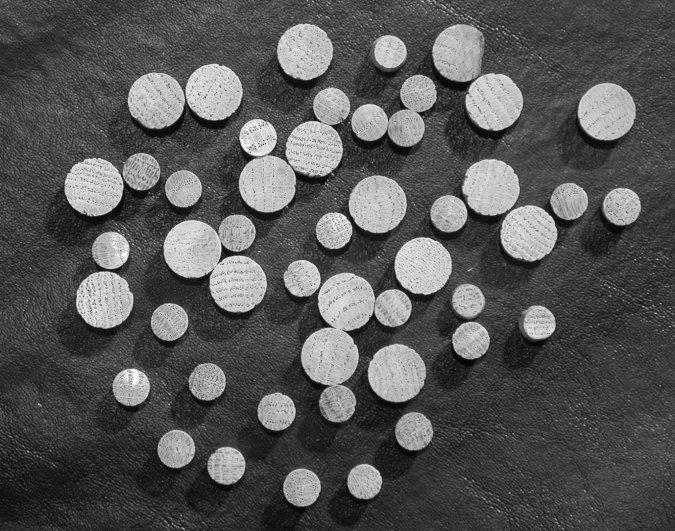
#> input picture DIP3E_Original/CH09_Images/Fig0941(a)(wood_dowels).tif, 675 x 531 px
$ python NG09-MorphologicalGranulometry.py
#> lines starting #> are read from the running program, lines starting #| are printed output that depends on the picture
#!/bin/env python
#
# 形态学粒度测定
#

import cv2 as cv
import numpy as np
import matplotlib.pyplot as plt

def smoothing(gray_im, plot: plt.Axes = None):
    '''形态学平滑图像 - 先开运算再闭运算'''
    # 半径为5的圆盘结构元
    r = 5
    w = h = 2 * r + 1
    se = cv.getStructuringElement(cv.MORPH_ELLIPSE, (w,h))
    mo_im = cv.morphologyEx(gray_im, cv.MORPH_OPEN, se)
    mc_im = cv.morphologyEx(mo_im, cv.MORPH_CLOSE, se)

    if plot is not None:
        plot.set_title('morphological smoothing')
        plot.set_xticks([])
        plot.set_yticks([])
        plot.imshow(mc_im, cmap='gray')

    return mc_im

if __name__ == '__main__':
    figure = plt.figure()
    gray_im = cv.imread('CH09_Images/Fig0941(a)(wood_dowels).tif', cv.IMREAD_GRAYSCALE)
#> gray_im is the input picture: shape (531, 675); min 2, max 255, mean 86.7

    init_sum = np.sum(np.asarray(gray_im))
#> init_sum = 31078774
    pixel_sum_list = [init_sum]
#> pixel_sum_list = [31078774]

    show_id = 231
    plot = figure.add_subplot(show_id)
    show_id = show_id + 1
    plot.set_title('origin')
    plot.set_xticks([])
    plot.set_yticks([])
    plot.imshow(gray_im, cmap = 'gray')

    s_im = smoothing(gray_im, figure.add_subplot(show_id))
#> in smoothing, `mo_im = cv.morphologyEx(gray_im, cv.MORPH_OPEN, se)`:
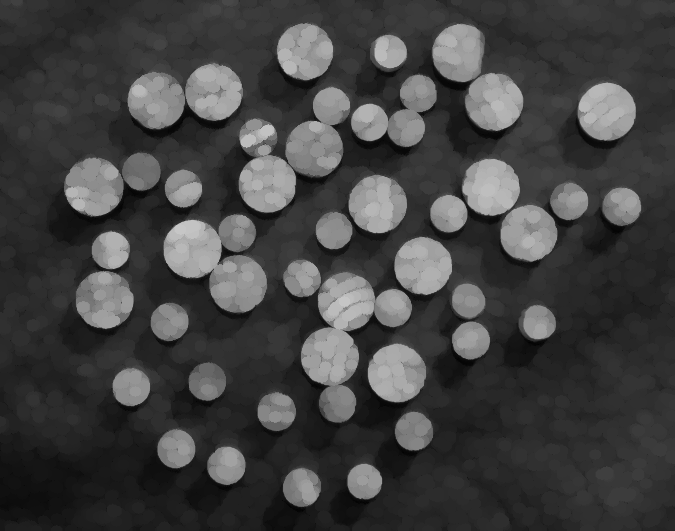
#> mo_im: shape (531, 675); min 2, max 198, mean 65.8
    show_id = show_id + 1

    show_list = [10, 20, 25, 30]
    for r in range(1, 36):
        w = h = 2 * r + 1
        se = cv.getStructuringElement(cv.MORPH_ELLIPSE, (w,h))
        mo_im = cv.morphologyEx(gray_im, cv.MORPH_OPEN, se)
        pixel_sum_list.append(np.sum(np.asarray(mo_im)))
        if r in show_list:
            splot = figure.add_subplot(show_id)
            show_id = show_id + 1
            splot.set_title('morphological open-{}'.format(r))
            splot.set_xticks([])
            splot.set_yticks([])
            splot.imshow(mo_im, cmap = 'gray')
#> this loop made 35 passes
#> pass 2, `mo_im = cv.morphologyEx(gray_im, cv.MORPH_OPEN, se)`:
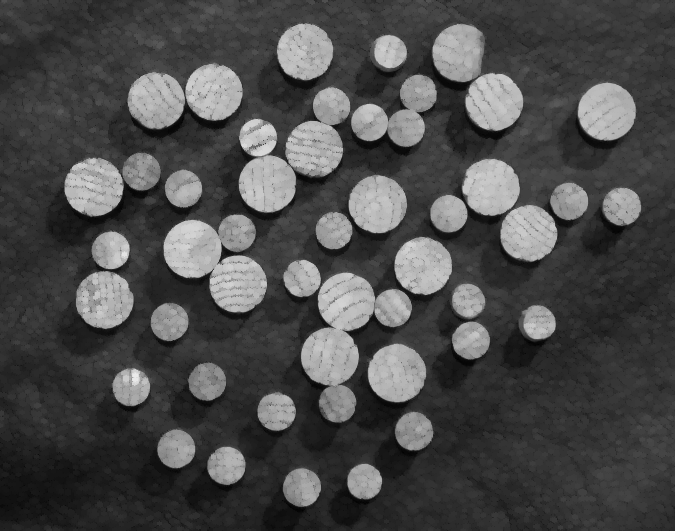
#> mo_im: shape (531, 675); min 2, max 234, mean 74.9
#> after the loop, pixel_sum_list = 36 values, max 31078774 at index 0, min 9611240 at index 35, mean 17873399.1; show_id = 237

    opt_list = [init_sum]
#> opt_list = [31078774]
    opt_list.extend(pixel_sum_list[:-1])
    diff_array = np.asarray(opt_list, dtype=np.int32)-np.asarray(pixel_sum_list, dtype=np.int32)
#> diff_array = 36 values, max 2181671 at index 1, min 0 at index 0, mean 596320.4
    print(diff_array)
#| [      0 2181671 2039117 1203641 1086032  988721  705708  690520  455620
#|   443756  420539  363303  368901  318100  316767  309511  389688  379247
#|   832430 1300902  309407  238670  197882  234867  211317  333031  388085
#|   455658 1804184 1270553  340354  269923  180585  177775  121855  139214]
    print(np.max(diff_array))
#| 2181671
    print(pixel_sum_list)
#> (printed output is left out)
    print(opt_list)
#> (printed output is left out)
    plt.show()
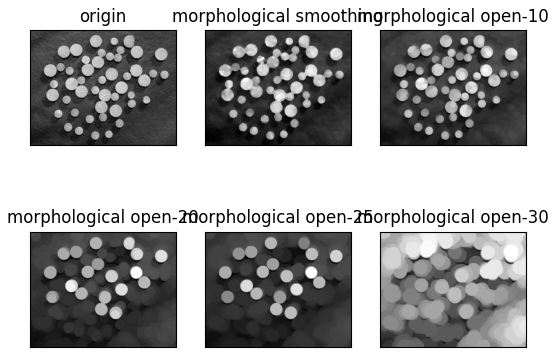
#> figure drawn by matplotlib, 6 panels
